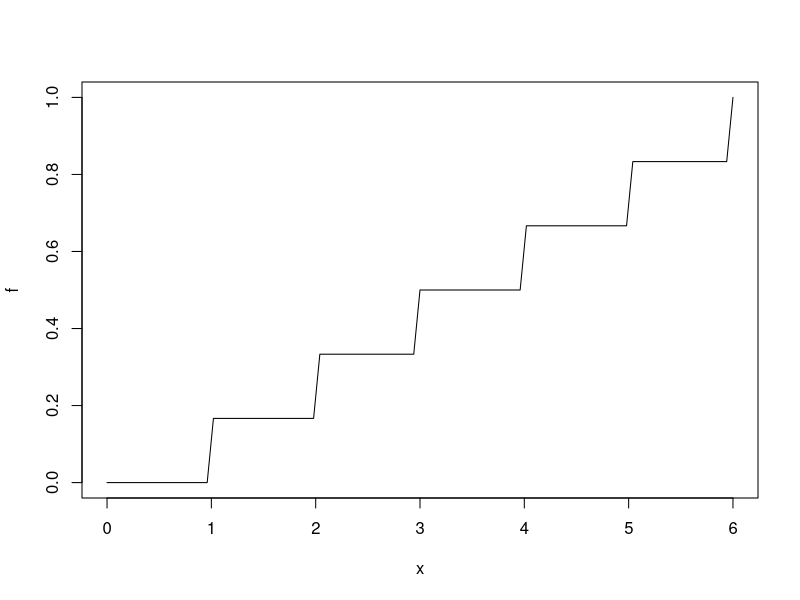

The R source for this figure:
#Page no. 34

f<-function(x){(x<1)*0+(x>=1 & x<2)*1/6+(x>=2 & x<3)*2/6+(x>=3 & x<4)*3/6+(x>=4 & x<5)*4/6+(x>=5 & x<6)*5/6+(x==6)*1}
plot(f,xlim=c(0,6),ylim=c(0,1))
